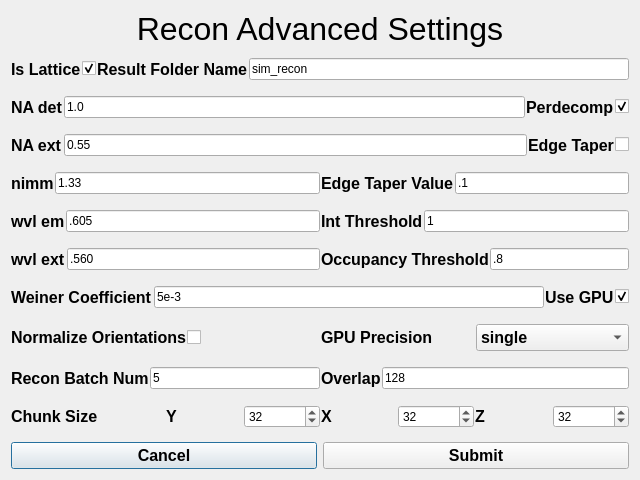
<?xml version="1.0" encoding="UTF-8"?>
<ui version="4.0">
 <class>simReconReconAdvanced</class>
 <widget class="QDialog" name="simReconReconAdvanced">
  <property name="geometry">
   <rect>
    <x>0</x>
    <y>0</y>
    <width>640</width>
    <height>480</height>
   </rect>
  </property>
  <property name="windowTitle">
   <string>Recon Advanced Settings</string>
  </property>
  <layout class="QGridLayout" name="gridLayout" rowstretch="0,10,0">
   <item row="0" column="0">
    <layout class="QVBoxLayout" name="verticalLayout_2">
     <item>
      <widget class="QLabel" name="jobAdvancedSettingsLabel">
       <property name="font">
        <font>
         <pointsize>24</pointsize>
        </font>
       </property>
       <property name="text">
        <string>Recon Advanced Settings</string>
       </property>
       <property name="alignment">
        <set>Qt::AlignHCenter|Qt::AlignTop</set>
       </property>
      </widget>
     </item>
    </layout>
   </item>
   <item row="1" column="0">
    <layout class="QVBoxLayout" name="verticalLayout">
     <property name="spacing">
      <number>1</number>
     </property>
     <item>
      <layout class="QHBoxLayout" name="horizontalLayout_6">
       <item>
        <layout class="QHBoxLayout" name="horizontalLayout">
         <item>
          <widget class="QLabel" name="isLatticeLabel">
           <property name="font">
            <font>
             <pointsize>12</pointsize>
             <bold>true</bold>
            </font>
           </property>
           <property name="text">
            <string>Is Lattice</string>
           </property>
          </widget>
         </item>
         <item>
          <widget class="QCheckBox" name="isLatticeCheckBox">
           <property name="autoFillBackground">
            <bool>false</bool>
           </property>
           <property name="text">
            <string/>
           </property>
           <property name="checked">
            <bool>true</bool>
           </property>
          </widget>
         </item>
        </layout>
       </item>
       <item>
        <layout class="QHBoxLayout" name="horizontalLayout_40">
         <item>
          <widget class="QLabel" name="resultsDirNameLabel">
           <property name="font">
            <font>
             <pointsize>12</pointsize>
             <bold>true</bold>
            </font>
           </property>
           <property name="text">
            <string>Result Folder Name</string>
           </property>
          </widget>
         </item>
         <item>
          <widget class="QLineEdit" name="resultsDirNameLineEdit">
           <property name="text">
            <string>sim_recon</string>
           </property>
          </widget>
         </item>
        </layout>
       </item>
      </layout>
     </item>
     <item>
      <spacer name="verticalSpacer_9">
       <property name="orientation">
        <enum>Qt::Vertical</enum>
       </property>
       <property name="sizeType">
        <enum>QSizePolicy::Preferred</enum>
       </property>
       <property name="sizeHint" stdset="0">
        <size>
         <width>20</width>
         <height>10</height>
        </size>
       </property>
      </spacer>
     </item>
     <item>
      <layout class="QHBoxLayout" name="horizontalLayout_7">
       <item>
        <layout class="QHBoxLayout" name="horizontalLayout_34">
         <item>
          <widget class="QLabel" name="naDetLabel">
           <property name="font">
            <font>
             <pointsize>12</pointsize>
             <bold>true</bold>
            </font>
           </property>
           <property name="text">
            <string>NA det</string>
           </property>
          </widget>
         </item>
         <item>
          <widget class="QLineEdit" name="naDetLineEdit">
           <property name="text">
            <string>1.0</string>
           </property>
          </widget>
         </item>
        </layout>
       </item>
       <item>
        <layout class="QHBoxLayout" name="horizontalLayout_3">
         <item>
          <widget class="QLabel" name="perdecompLabel">
           <property name="font">
            <font>
             <pointsize>12</pointsize>
             <bold>true</bold>
            </font>
           </property>
           <property name="text">
            <string>Perdecomp</string>
           </property>
          </widget>
         </item>
         <item>
          <widget class="QCheckBox" name="perdecompCheckBox">
           <property name="autoFillBackground">
            <bool>false</bool>
           </property>
           <property name="text">
            <string/>
           </property>
           <property name="checked">
            <bool>true</bool>
           </property>
          </widget>
         </item>
        </layout>
       </item>
      </layout>
     </item>
     <item>
      <spacer name="verticalSpacer_8">
       <property name="orientation">
        <enum>Qt::Vertical</enum>
       </property>
       <property name="sizeType">
        <enum>QSizePolicy::Preferred</enum>
       </property>
       <property name="sizeHint" stdset="0">
        <size>
         <width>20</width>
         <height>10</height>
        </size>
       </property>
      </spacer>
     </item>
     <item>
      <layout class="QHBoxLayout" name="horizontalLayout_8">
       <item>
        <layout class="QHBoxLayout" name="horizontalLayout_35">
         <item>
          <widget class="QLabel" name="naExtLabel">
           <property name="font">
            <font>
             <pointsize>12</pointsize>
             <bold>true</bold>
            </font>
           </property>
           <property name="text">
            <string>NA ext</string>
           </property>
          </widget>
         </item>
         <item>
          <widget class="QLineEdit" name="naExtLineEdit">
           <property name="text">
            <string>0.55</string>
           </property>
          </widget>
         </item>
        </layout>
       </item>
       <item>
        <layout class="QHBoxLayout" name="horizontalLayout_4">
         <item>
          <widget class="QLabel" name="edgeTaperLabel">
           <property name="font">
            <font>
             <pointsize>12</pointsize>
             <bold>true</bold>
            </font>
           </property>
           <property name="text">
            <string>Edge Taper</string>
           </property>
          </widget>
         </item>
         <item>
          <widget class="QCheckBox" name="edgeTaperCheckBox">
           <property name="enabled">
            <bool>true</bool>
           </property>
           <property name="autoFillBackground">
            <bool>false</bool>
           </property>
           <property name="text">
            <string/>
           </property>
           <property name="checked">
            <bool>false</bool>
           </property>
          </widget>
         </item>
        </layout>
       </item>
      </layout>
     </item>
     <item>
      <spacer name="verticalSpacer_7">
       <property name="orientation">
        <enum>Qt::Vertical</enum>
       </property>
       <property name="sizeType">
        <enum>QSizePolicy::Preferred</enum>
       </property>
       <property name="sizeHint" stdset="0">
        <size>
         <width>20</width>
         <height>10</height>
        </size>
       </property>
      </spacer>
     </item>
     <item>
      <layout class="QHBoxLayout" name="horizontalLayout_9">
       <item>
        <layout class="QHBoxLayout" name="horizontalLayout_36">
         <item>
          <widget class="QLabel" name="nimmLabel">
           <property name="font">
            <font>
             <pointsize>12</pointsize>
             <bold>true</bold>
            </font>
           </property>
           <property name="text">
            <string>nimm</string>
           </property>
          </widget>
         </item>
         <item>
          <widget class="QLineEdit" name="nimmLineEdit">
           <property name="text">
            <string>1.33</string>
           </property>
          </widget>
         </item>
        </layout>
       </item>
       <item>
        <layout class="QHBoxLayout" name="horizontalLayout_41">
         <item>
          <widget class="QLabel" name="edgeTaperValLabel">
           <property name="font">
            <font>
             <pointsize>12</pointsize>
             <bold>true</bold>
            </font>
           </property>
           <property name="text">
            <string>Edge Taper Value</string>
           </property>
          </widget>
         </item>
         <item>
          <widget class="QLineEdit" name="edgeTaperValLineEdit">
           <property name="text">
            <string>.1</string>
           </property>
          </widget>
         </item>
        </layout>
       </item>
      </layout>
     </item>
     <item>
      <spacer name="verticalSpacer_6">
       <property name="orientation">
        <enum>Qt::Vertical</enum>
       </property>
       <property name="sizeType">
        <enum>QSizePolicy::Preferred</enum>
       </property>
       <property name="sizeHint" stdset="0">
        <size>
         <width>20</width>
         <height>10</height>
        </size>
       </property>
      </spacer>
     </item>
     <item>
      <layout class="QHBoxLayout" name="horizontalLayout_10">
       <item>
        <layout class="QHBoxLayout" name="horizontalLayout_37">
         <item>
          <widget class="QLabel" name="wvlEmLabel">
           <property name="font">
            <font>
             <pointsize>12</pointsize>
             <bold>true</bold>
            </font>
           </property>
           <property name="text">
            <string>wvl em</string>
           </property>
          </widget>
         </item>
         <item>
          <widget class="QLineEdit" name="wvlEmLineEdit">
           <property name="text">
            <string>.605</string>
           </property>
          </widget>
         </item>
        </layout>
       </item>
       <item>
        <layout class="QHBoxLayout" name="horizontalLayout_42">
         <item>
          <widget class="QLabel" name="intThreshLabel">
           <property name="font">
            <font>
             <pointsize>12</pointsize>
             <bold>true</bold>
            </font>
           </property>
           <property name="text">
            <string>Int Threshold</string>
           </property>
          </widget>
         </item>
         <item>
          <widget class="QLineEdit" name="intThreshLineEdit">
           <property name="text">
            <string>1</string>
           </property>
          </widget>
         </item>
        </layout>
       </item>
      </layout>
     </item>
     <item>
      <spacer name="verticalSpacer_5">
       <property name="orientation">
        <enum>Qt::Vertical</enum>
       </property>
       <property name="sizeType">
        <enum>QSizePolicy::Preferred</enum>
       </property>
       <property name="sizeHint" stdset="0">
        <size>
         <width>20</width>
         <height>10</height>
        </size>
       </property>
      </spacer>
     </item>
     <item>
      <layout class="QHBoxLayout" name="horizontalLayout_11">
       <item>
        <layout class="QHBoxLayout" name="horizontalLayout_38">
         <item>
          <widget class="QLabel" name="wvlExtLabel">
           <property name="font">
            <font>
             <pointsize>12</pointsize>
             <bold>true</bold>
            </font>
           </property>
           <property name="text">
            <string>wvl ext</string>
           </property>
          </widget>
         </item>
         <item>
          <widget class="QLineEdit" name="wvlExtLineEdit">
           <property name="text">
            <string>.560</string>
           </property>
          </widget>
         </item>
        </layout>
       </item>
       <item>
        <layout class="QHBoxLayout" name="horizontalLayout_43">
         <item>
          <widget class="QLabel" name="occThreshLabel">
           <property name="font">
            <font>
             <pointsize>12</pointsize>
             <bold>true</bold>
            </font>
           </property>
           <property name="text">
            <string>Occupancy Threshold</string>
           </property>
          </widget>
         </item>
         <item>
          <widget class="QLineEdit" name="occThreshLineEdit">
           <property name="text">
            <string>.8</string>
           </property>
          </widget>
         </item>
        </layout>
       </item>
      </layout>
     </item>
     <item>
      <spacer name="verticalSpacer_4">
       <property name="orientation">
        <enum>Qt::Vertical</enum>
       </property>
       <property name="sizeType">
        <enum>QSizePolicy::Preferred</enum>
       </property>
       <property name="sizeHint" stdset="0">
        <size>
         <width>20</width>
         <height>10</height>
        </size>
       </property>
      </spacer>
     </item>
     <item>
      <layout class="QHBoxLayout" name="horizontalLayout_15">
       <item>
        <layout class="QHBoxLayout" name="horizontalLayout_39">
         <item>
          <widget class="QLabel" name="wLabel">
           <property name="font">
            <font>
             <pointsize>12</pointsize>
             <bold>true</bold>
            </font>
           </property>
           <property name="text">
            <string>Weiner Coefficient</string>
           </property>
          </widget>
         </item>
         <item>
          <widget class="QLineEdit" name="wLineEdit">
           <property name="text">
            <string>5e-3</string>
           </property>
          </widget>
         </item>
        </layout>
       </item>
       <item>
        <layout class="QHBoxLayout" name="horizontalLayout_5">
         <item>
          <widget class="QLabel" name="useGPULabel">
           <property name="font">
            <font>
             <pointsize>12</pointsize>
             <bold>true</bold>
            </font>
           </property>
           <property name="text">
            <string>Use GPU</string>
           </property>
          </widget>
         </item>
         <item>
          <widget class="QCheckBox" name="useGPUCheckBox">
           <property name="enabled">
            <bool>true</bool>
           </property>
           <property name="autoFillBackground">
            <bool>false</bool>
           </property>
           <property name="text">
            <string/>
           </property>
           <property name="checked">
            <bool>true</bool>
           </property>
          </widget>
         </item>
        </layout>
       </item>
      </layout>
     </item>
     <item>
      <spacer name="verticalSpacer_3">
       <property name="orientation">
        <enum>Qt::Vertical</enum>
       </property>
       <property name="sizeType">
        <enum>QSizePolicy::Preferred</enum>
       </property>
       <property name="sizeHint" stdset="0">
        <size>
         <width>20</width>
         <height>10</height>
        </size>
       </property>
      </spacer>
     </item>
     <item>
      <layout class="QHBoxLayout" name="horizontalLayout_17">
       <item>
        <layout class="QHBoxLayout" name="horizontalLayout_2">
         <item>
          <widget class="QLabel" name="normalizeOrientationsLabel">
           <property name="font">
            <font>
             <pointsize>12</pointsize>
             <bold>true</bold>
            </font>
           </property>
           <property name="text">
            <string>Normalize Orientations</string>
           </property>
          </widget>
         </item>
         <item>
          <widget class="QCheckBox" name="normalizeOrientationsCheckBox">
           <property name="autoFillBackground">
            <bool>false</bool>
           </property>
           <property name="text">
            <string/>
           </property>
           <property name="checked">
            <bool>false</bool>
           </property>
          </widget>
         </item>
        </layout>
       </item>
       <item>
        <layout class="QHBoxLayout" name="horizontalLayout_22">
         <item>
          <widget class="QLabel" name="gpuPrecisionLabel">
           <property name="font">
            <font>
             <pointsize>12</pointsize>
             <bold>true</bold>
            </font>
           </property>
           <property name="text">
            <string>GPU Precision</string>
           </property>
          </widget>
         </item>
         <item>
          <widget class="QComboBox" name="gpuPrecisionComboBox">
           <property name="font">
            <font>
             <pointsize>12</pointsize>
             <bold>true</bold>
            </font>
           </property>
           <property name="editable">
            <bool>false</bool>
           </property>
           <property name="currentText">
            <string>single</string>
           </property>
           <item>
            <property name="text">
             <string>single</string>
            </property>
           </item>
           <item>
            <property name="text">
             <string>double</string>
            </property>
           </item>
          </widget>
         </item>
        </layout>
       </item>
      </layout>
     </item>
     <item>
      <spacer name="verticalSpacer_2">
       <property name="orientation">
        <enum>Qt::Vertical</enum>
       </property>
       <property name="sizeType">
        <enum>QSizePolicy::Preferred</enum>
       </property>
       <property name="sizeHint" stdset="0">
        <size>
         <width>20</width>
         <height>10</height>
        </size>
       </property>
      </spacer>
     </item>
     <item>
      <layout class="QHBoxLayout" name="horizontalLayout_18">
       <item>
        <layout class="QHBoxLayout" name="horizontalLayout_46">
         <item>
          <widget class="QLabel" name="reconBatchNumLabel">
           <property name="font">
            <font>
             <pointsize>12</pointsize>
             <bold>true</bold>
            </font>
           </property>
           <property name="text">
            <string>Recon Batch Num</string>
           </property>
          </widget>
         </item>
         <item>
          <widget class="QLineEdit" name="reconBatchNumLineEdit">
           <property name="text">
            <string>5</string>
           </property>
          </widget>
         </item>
        </layout>
       </item>
       <item>
        <layout class="QHBoxLayout" name="horizontalLayout_44">
         <item>
          <widget class="QLabel" name="overlapLabel">
           <property name="font">
            <font>
             <pointsize>12</pointsize>
             <bold>true</bold>
            </font>
           </property>
           <property name="text">
            <string>Overlap</string>
           </property>
          </widget>
         </item>
         <item>
          <widget class="QLineEdit" name="overlapLineEdit">
           <property name="text">
            <string>128</string>
           </property>
          </widget>
         </item>
        </layout>
       </item>
      </layout>
     </item>
     <item>
      <spacer name="verticalSpacer">
       <property name="orientation">
        <enum>Qt::Vertical</enum>
       </property>
       <property name="sizeType">
        <enum>QSizePolicy::Preferred</enum>
       </property>
       <property name="sizeHint" stdset="0">
        <size>
         <width>20</width>
         <height>10</height>
        </size>
       </property>
      </spacer>
     </item>
     <item>
      <layout class="QHBoxLayout" name="horizontalLayout_19">
       <item>
        <layout class="QHBoxLayout" name="horizontalLayout_45">
         <item>
          <widget class="QLabel" name="chunkSizeLabel">
           <property name="font">
            <font>
             <pointsize>12</pointsize>
             <bold>true</bold>
            </font>
           </property>
           <property name="text">
            <string>Chunk Size</string>
           </property>
          </widget>
         </item>
         <item>
          <layout class="QHBoxLayout" name="horizontalLayout_12">
           <item>
            <widget class="QLabel" name="chunkSizeYLabel">
             <property name="enabled">
              <bool>true</bool>
             </property>
             <property name="font">
              <font>
               <pointsize>12</pointsize>
               <bold>true</bold>
              </font>
             </property>
             <property name="text">
              <string>Y</string>
             </property>
            </widget>
           </item>
           <item>
            <widget class="QSpinBox" name="chunkSizeYSpinBox">
             <property name="enabled">
              <bool>true</bool>
             </property>
             <property name="maximum">
              <number>1000000</number>
             </property>
             <property name="value">
              <number>32</number>
             </property>
            </widget>
           </item>
          </layout>
         </item>
         <item>
          <layout class="QHBoxLayout" name="horizontalLayout_13">
           <item>
            <widget class="QLabel" name="chunkSizeXLabel">
             <property name="enabled">
              <bool>true</bool>
             </property>
             <property name="font">
              <font>
               <pointsize>12</pointsize>
               <bold>true</bold>
              </font>
             </property>
             <property name="text">
              <string>X</string>
             </property>
            </widget>
           </item>
           <item>
            <widget class="QSpinBox" name="chunkSizeXSpinBox">
             <property name="enabled">
              <bool>true</bool>
             </property>
             <property name="maximum">
              <number>1000000</number>
             </property>
             <property name="value">
              <number>32</number>
             </property>
            </widget>
           </item>
          </layout>
         </item>
         <item>
          <layout class="QHBoxLayout" name="horizontalLayout_14">
           <item>
            <widget class="QLabel" name="chunkSizeZLabel">
             <property name="enabled">
              <bool>true</bool>
             </property>
             <property name="font">
              <font>
               <pointsize>12</pointsize>
               <bold>true</bold>
              </font>
             </property>
             <property name="text">
              <string>Z</string>
             </property>
            </widget>
           </item>
           <item>
            <widget class="QSpinBox" name="chunkSizeZSpinBox">
             <property name="enabled">
              <bool>true</bool>
             </property>
             <property name="maximum">
              <number>1000000</number>
             </property>
             <property name="value">
              <number>32</number>
             </property>
            </widget>
           </item>
          </layout>
         </item>
        </layout>
       </item>
      </layout>
     </item>
    </layout>
   </item>
   <item row="2" column="0">
    <layout class="QHBoxLayout" name="horizontalLayout_20">
     <item>
      <widget class="QPushButton" name="cancelButton">
       <property name="font">
        <font>
         <pointsize>12</pointsize>
         <bold>true</bold>
        </font>
       </property>
       <property name="text">
        <string>Cancel</string>
       </property>
      </widget>
     </item>
     <item>
      <widget class="QPushButton" name="submitButton">
       <property name="font">
        <font>
         <pointsize>12</pointsize>
         <bold>true</bold>
        </font>
       </property>
       <property name="text">
        <string>Submit</string>
       </property>
      </widget>
     </item>
    </layout>
   </item>
  </layout>
 </widget>
 <resources/>
 <connections/>
</ui>
